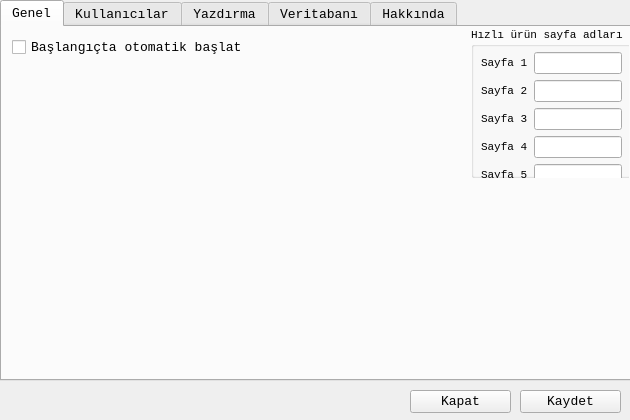
<?xml version="1.0" encoding="UTF-8"?>
<ui version="4.0">
 <class>AyarlarDialog</class>
 <widget class="QDialog" name="AyarlarDialog">
  <property name="geometry">
   <rect>
    <x>0</x>
    <y>0</y>
    <width>630</width>
    <height>420</height>
   </rect>
  </property>
  <property name="minimumSize">
   <size>
    <width>630</width>
    <height>420</height>
   </size>
  </property>
  <property name="maximumSize">
   <size>
    <width>630</width>
    <height>420</height>
   </size>
  </property>
  <property name="font">
   <font>
    <family>Monospace</family>
    <pointsize>10</pointsize>
   </font>
  </property>
  <property name="windowTitle">
   <string>Ayarlar</string>
  </property>
  <widget class="QTabWidget" name="tabWidget">
   <property name="geometry">
    <rect>
     <x>0</x>
     <y>0</y>
     <width>631</width>
     <height>381</height>
    </rect>
   </property>
   <property name="currentIndex">
    <number>0</number>
   </property>
   <widget class="QWidget" name="tabGenel">
    <attribute name="title">
     <string>Genel</string>
    </attribute>
    <widget class="QGroupBox" name="groupBox_5">
     <property name="geometry">
      <rect>
       <x>469</x>
       <y>0</y>
       <width>161</width>
       <height>151</height>
      </rect>
     </property>
     <property name="font">
      <font>
       <family>Monospace</family>
       <pointsize>8</pointsize>
      </font>
     </property>
     <property name="title">
      <string>Hızlı ürün sayfa adları</string>
     </property>
     <widget class="QWidget" name="layoutWidget">
      <property name="geometry">
       <rect>
        <x>10</x>
        <y>25</y>
        <width>141</width>
        <height>136</height>
       </rect>
      </property>
      <layout class="QFormLayout" name="formLayout_2">
       <item row="0" column="0">
        <widget class="QLabel" name="label_15">
         <property name="text">
          <string>Sayfa 1</string>
         </property>
        </widget>
       </item>
       <item row="0" column="1">
        <widget class="QLineEdit" name="sayfalineEdit1">
         <property name="clearButtonEnabled">
          <bool>true</bool>
         </property>
        </widget>
       </item>
       <item row="1" column="0">
        <widget class="QLabel" name="label_22">
         <property name="text">
          <string>Sayfa 2</string>
         </property>
        </widget>
       </item>
       <item row="1" column="1">
        <widget class="QLineEdit" name="sayfalineEdit2">
         <property name="clearButtonEnabled">
          <bool>true</bool>
         </property>
        </widget>
       </item>
       <item row="2" column="0">
        <widget class="QLabel" name="label_23">
         <property name="text">
          <string>Sayfa 3</string>
         </property>
        </widget>
       </item>
       <item row="2" column="1">
        <widget class="QLineEdit" name="sayfalineEdit3">
         <property name="clearButtonEnabled">
          <bool>true</bool>
         </property>
        </widget>
       </item>
       <item row="3" column="0">
        <widget class="QLabel" name="label_24">
         <property name="text">
          <string>Sayfa 4</string>
         </property>
        </widget>
       </item>
       <item row="3" column="1">
        <widget class="QLineEdit" name="sayfalineEdit4">
         <property name="clearButtonEnabled">
          <bool>true</bool>
         </property>
        </widget>
       </item>
       <item row="4" column="0">
        <widget class="QLabel" name="label_25">
         <property name="text">
          <string>Sayfa 5</string>
         </property>
        </widget>
       </item>
       <item row="4" column="1">
        <widget class="QLineEdit" name="sayfalineEdit5">
         <property name="clearButtonEnabled">
          <bool>true</bool>
         </property>
        </widget>
       </item>
      </layout>
     </widget>
    </widget>
    <widget class="QCheckBox" name="otoMhsscheckBox">
     <property name="geometry">
      <rect>
       <x>10</x>
       <y>10</y>
       <width>231</width>
       <height>21</height>
      </rect>
     </property>
     <property name="text">
      <string>Başlangıçta otomatik başlat</string>
     </property>
    </widget>
   </widget>
   <widget class="QWidget" name="tabKullanicilar">
    <attribute name="title">
     <string>Kullanıcılar</string>
    </attribute>
    <widget class="QLabel" name="label">
     <property name="geometry">
      <rect>
       <x>0</x>
       <y>10</y>
       <width>171</width>
       <height>20</height>
      </rect>
     </property>
     <property name="text">
      <string>Kullanıcılar</string>
     </property>
     <property name="alignment">
      <set>Qt::AlignCenter</set>
     </property>
    </widget>
    <widget class="QPushButton" name="YeniPushButton">
     <property name="geometry">
      <rect>
       <x>180</x>
       <y>30</y>
       <width>80</width>
       <height>23</height>
      </rect>
     </property>
     <property name="text">
      <string>Yeni</string>
     </property>
    </widget>
    <widget class="QPushButton" name="DuzenlePushButton">
     <property name="geometry">
      <rect>
       <x>180</x>
       <y>60</y>
       <width>80</width>
       <height>23</height>
      </rect>
     </property>
     <property name="text">
      <string>Düzenle</string>
     </property>
    </widget>
    <widget class="QPushButton" name="SilPushButton">
     <property name="geometry">
      <rect>
       <x>180</x>
       <y>90</y>
       <width>80</width>
       <height>23</height>
      </rect>
     </property>
     <property name="text">
      <string>Sil</string>
     </property>
    </widget>
    <widget class="QGroupBox" name="groupBox">
     <property name="geometry">
      <rect>
       <x>270</x>
       <y>10</y>
       <width>351</width>
       <height>331</height>
      </rect>
     </property>
     <property name="title">
      <string>Kullanıcı Yetkileri</string>
     </property>
     <widget class="QCheckBox" name="KasacheckBox">
      <property name="geometry">
       <rect>
        <x>10</x>
        <y>30</y>
        <width>321</width>
        <height>21</height>
       </rect>
      </property>
      <property name="text">
       <string>Kasa giriş/çıkış yapabilir</string>
      </property>
     </widget>
     <widget class="QCheckBox" name="IadecheckBox">
      <property name="geometry">
       <rect>
        <x>10</x>
        <y>50</y>
        <width>321</width>
        <height>21</height>
       </rect>
      </property>
      <property name="text">
       <string>İade alabilir</string>
      </property>
     </widget>
     <widget class="QCheckBox" name="StokcheckBox">
      <property name="geometry">
       <rect>
        <x>10</x>
        <y>70</y>
        <width>321</width>
        <height>21</height>
       </rect>
      </property>
      <property name="text">
       <string>Stok işlemleri yapabilir</string>
      </property>
     </widget>
    </widget>
    <widget class="QListWidget" name="KullanicilarlistWidget">
     <property name="geometry">
      <rect>
       <x>10</x>
       <y>30</y>
       <width>161</width>
       <height>311</height>
      </rect>
     </property>
    </widget>
   </widget>
   <widget class="QWidget" name="tab">
    <attribute name="title">
     <string>Yazdırma</string>
    </attribute>
    <widget class="QWidget" name="layoutWidget">
     <property name="geometry">
      <rect>
       <x>10</x>
       <y>10</y>
       <width>271</width>
       <height>56</height>
      </rect>
     </property>
     <layout class="QFormLayout" name="formLayout">
      <item row="0" column="0">
       <widget class="QLabel" name="label_2">
        <property name="text">
         <string>Fiş yazıcısı</string>
        </property>
       </widget>
      </item>
      <item row="0" column="1">
       <widget class="QComboBox" name="fisYazicisicomboBox"/>
      </item>
      <item row="1" column="0" colspan="2">
       <widget class="QCheckBox" name="herZamancheckBox">
        <property name="text">
         <string>Her zaman fiş yazdır</string>
        </property>
       </widget>
      </item>
     </layout>
    </widget>
    <widget class="QLabel" name="label_10">
     <property name="geometry">
      <rect>
       <x>292</x>
       <y>40</y>
       <width>102</width>
       <height>25</height>
      </rect>
     </property>
     <property name="text">
      <string>Adres</string>
     </property>
    </widget>
    <widget class="QLineEdit" name="SirketAdilineEdit">
     <property name="geometry">
      <rect>
       <x>370</x>
       <y>10</y>
       <width>251</width>
       <height>25</height>
      </rect>
     </property>
    </widget>
    <widget class="QLineEdit" name="SirketAdreslineEdit">
     <property name="geometry">
      <rect>
       <x>370</x>
       <y>40</y>
       <width>251</width>
       <height>25</height>
      </rect>
     </property>
    </widget>
    <widget class="QLabel" name="label_11">
     <property name="geometry">
      <rect>
       <x>292</x>
       <y>10</y>
       <width>102</width>
       <height>25</height>
      </rect>
     </property>
     <property name="text">
      <string>Şirket adı</string>
     </property>
    </widget>
   </widget>
   <widget class="QWidget" name="tabVeritabani">
    <attribute name="title">
     <string>Veritabanı</string>
    </attribute>
    <widget class="QGroupBox" name="groupBox_2">
     <property name="geometry">
      <rect>
       <x>0</x>
       <y>0</y>
       <width>301</width>
       <height>311</height>
      </rect>
     </property>
     <property name="title">
      <string>Veritabanı Yedekleme</string>
     </property>
     <widget class="QWidget" name="layoutWidget">
      <property name="geometry">
       <rect>
        <x>10</x>
        <y>30</y>
        <width>281</width>
        <height>241</height>
       </rect>
      </property>
      <layout class="QGridLayout" name="gridLayout">
       <item row="5" column="0">
        <widget class="QLabel" name="label_16">
         <property name="text">
          <string>Yedekleme saati</string>
         </property>
        </widget>
       </item>
       <item row="4" column="0">
        <widget class="QLabel" name="label_3">
         <property name="text">
          <string>Yedekleme sıklığı</string>
         </property>
        </widget>
       </item>
       <item row="3" column="0" colspan="3">
        <widget class="QLabel" name="label_17">
         <property name="font">
          <font>
           <family>Monospace</family>
           <pointsize>8</pointsize>
          </font>
         </property>
         <property name="styleSheet">
          <string notr="true">color: rgb(255, 0, 0);</string>
         </property>
         <property name="frameShape">
          <enum>QFrame::NoFrame</enum>
         </property>
         <property name="text">
          <string>Bilgisayarın aktif olduğu saatler içerisinde bir saat seçiniz. Aksi takdirde yedekleme yapılmaz. Aylık yedekleme takip eden her ayın ilk günü yapılır. Haftalık yedekleme takip eden haftanın ilk günü yapılır. Otomatik yedekleme için Crontab kullanır.</string>
         </property>
         <property name="textFormat">
          <enum>Qt::PlainText</enum>
         </property>
         <property name="scaledContents">
          <bool>true</bool>
         </property>
         <property name="alignment">
          <set>Qt::AlignLeading|Qt::AlignLeft|Qt::AlignTop</set>
         </property>
         <property name="wordWrap">
          <bool>true</bool>
         </property>
        </widget>
       </item>
       <item row="1" column="1" colspan="2">
        <widget class="QPushButton" name="KonuSecpushButton">
         <property name="text">
          <string>Seç</string>
         </property>
        </widget>
       </item>
       <item row="2" column="0" colspan="3">
        <widget class="QLabel" name="Konumlabel">
         <property name="text">
          <string/>
         </property>
        </widget>
       </item>
       <item row="0" column="0" colspan="3">
        <widget class="QCheckBox" name="OtomatikYedekcheckBox">
         <property name="text">
          <string>Veritabanını otomatik yedekle</string>
         </property>
        </widget>
       </item>
       <item row="4" column="1" colspan="2">
        <widget class="QComboBox" name="SiklikcomboBox">
         <item>
          <property name="text">
           <string>Günlük</string>
          </property>
         </item>
         <item>
          <property name="text">
           <string>Haftalık</string>
          </property>
         </item>
         <item>
          <property name="text">
           <string>Aylık</string>
          </property>
         </item>
        </widget>
       </item>
       <item row="1" column="0">
        <widget class="QLabel" name="label_20">
         <property name="text">
          <string>Yedekleme konumu</string>
         </property>
        </widget>
       </item>
       <item row="5" column="2">
        <widget class="QComboBox" name="dakikacomboBox">
         <item>
          <property name="text">
           <string>00</string>
          </property>
         </item>
         <item>
          <property name="text">
           <string>01</string>
          </property>
         </item>
         <item>
          <property name="text">
           <string>02</string>
          </property>
         </item>
         <item>
          <property name="text">
           <string>03</string>
          </property>
         </item>
         <item>
          <property name="text">
           <string>04</string>
          </property>
         </item>
         <item>
          <property name="text">
           <string>05</string>
          </property>
         </item>
         <item>
          <property name="text">
           <string>06</string>
          </property>
         </item>
         <item>
          <property name="text">
           <string>07</string>
          </property>
         </item>
         <item>
          <property name="text">
           <string>08</string>
          </property>
         </item>
         <item>
          <property name="text">
           <string>09</string>
          </property>
         </item>
         <item>
          <property name="text">
           <string>10</string>
          </property>
         </item>
         <item>
          <property name="text">
           <string>11</string>
          </property>
         </item>
         <item>
          <property name="text">
           <string>12</string>
          </property>
         </item>
         <item>
          <property name="text">
           <string>13</string>
          </property>
         </item>
         <item>
          <property name="text">
           <string>14</string>
          </property>
         </item>
         <item>
          <property name="text">
           <string>15</string>
          </property>
         </item>
         <item>
          <property name="text">
           <string>16</string>
          </property>
         </item>
         <item>
          <property name="text">
           <string>17</string>
          </property>
         </item>
         <item>
          <property name="text">
           <string>18</string>
          </property>
         </item>
         <item>
          <property name="text">
           <string>19</string>
          </property>
         </item>
         <item>
          <property name="text">
           <string>20</string>
          </property>
         </item>
         <item>
          <property name="text">
           <string>21</string>
          </property>
         </item>
         <item>
          <property name="text">
           <string>22</string>
          </property>
         </item>
         <item>
          <property name="text">
           <string>23</string>
          </property>
         </item>
         <item>
          <property name="text">
           <string>24</string>
          </property>
         </item>
         <item>
          <property name="text">
           <string>25</string>
          </property>
         </item>
         <item>
          <property name="text">
           <string>26</string>
          </property>
         </item>
         <item>
          <property name="text">
           <string>27</string>
          </property>
         </item>
         <item>
          <property name="text">
           <string>28</string>
          </property>
         </item>
         <item>
          <property name="text">
           <string>29</string>
          </property>
         </item>
         <item>
          <property name="text">
           <string>30</string>
          </property>
         </item>
         <item>
          <property name="text">
           <string>31</string>
          </property>
         </item>
         <item>
          <property name="text">
           <string>32</string>
          </property>
         </item>
         <item>
          <property name="text">
           <string>33</string>
          </property>
         </item>
         <item>
          <property name="text">
           <string>34</string>
          </property>
         </item>
         <item>
          <property name="text">
           <string>35</string>
          </property>
         </item>
         <item>
          <property name="text">
           <string>36</string>
          </property>
         </item>
         <item>
          <property name="text">
           <string>37</string>
          </property>
         </item>
         <item>
          <property name="text">
           <string>38</string>
          </property>
         </item>
         <item>
          <property name="text">
           <string>39</string>
          </property>
         </item>
         <item>
          <property name="text">
           <string>40</string>
          </property>
         </item>
         <item>
          <property name="text">
           <string>41</string>
          </property>
         </item>
         <item>
          <property name="text">
           <string>42</string>
          </property>
         </item>
         <item>
          <property name="text">
           <string>43</string>
          </property>
         </item>
         <item>
          <property name="text">
           <string>44</string>
          </property>
         </item>
         <item>
          <property name="text">
           <string>45</string>
          </property>
         </item>
         <item>
          <property name="text">
           <string>46</string>
          </property>
         </item>
         <item>
          <property name="text">
           <string>47</string>
          </property>
         </item>
         <item>
          <property name="text">
           <string>48</string>
          </property>
         </item>
         <item>
          <property name="text">
           <string>49</string>
          </property>
         </item>
         <item>
          <property name="text">
           <string>50</string>
          </property>
         </item>
         <item>
          <property name="text">
           <string>51</string>
          </property>
         </item>
         <item>
          <property name="text">
           <string>52</string>
          </property>
         </item>
         <item>
          <property name="text">
           <string>53</string>
          </property>
         </item>
         <item>
          <property name="text">
           <string>54</string>
          </property>
         </item>
         <item>
          <property name="text">
           <string>55</string>
          </property>
         </item>
         <item>
          <property name="text">
           <string>56</string>
          </property>
         </item>
         <item>
          <property name="text">
           <string>57</string>
          </property>
         </item>
         <item>
          <property name="text">
           <string>58</string>
          </property>
         </item>
         <item>
          <property name="text">
           <string>59</string>
          </property>
         </item>
        </widget>
       </item>
       <item row="5" column="1">
        <widget class="QComboBox" name="SaatcomboBox">
         <item>
          <property name="text">
           <string>00</string>
          </property>
         </item>
         <item>
          <property name="text">
           <string>01</string>
          </property>
         </item>
         <item>
          <property name="text">
           <string>02</string>
          </property>
         </item>
         <item>
          <property name="text">
           <string>03</string>
          </property>
         </item>
         <item>
          <property name="text">
           <string>04</string>
          </property>
         </item>
         <item>
          <property name="text">
           <string>05</string>
          </property>
         </item>
         <item>
          <property name="text">
           <string>06</string>
          </property>
         </item>
         <item>
          <property name="text">
           <string>07</string>
          </property>
         </item>
         <item>
          <property name="text">
           <string>08</string>
          </property>
         </item>
         <item>
          <property name="text">
           <string>09</string>
          </property>
         </item>
         <item>
          <property name="text">
           <string>10</string>
          </property>
         </item>
         <item>
          <property name="text">
           <string>11</string>
          </property>
         </item>
         <item>
          <property name="text">
           <string>12</string>
          </property>
         </item>
         <item>
          <property name="text">
           <string>13</string>
          </property>
         </item>
         <item>
          <property name="text">
           <string>14</string>
          </property>
         </item>
         <item>
          <property name="text">
           <string>15</string>
          </property>
         </item>
         <item>
          <property name="text">
           <string>16</string>
          </property>
         </item>
         <item>
          <property name="text">
           <string>17</string>
          </property>
         </item>
         <item>
          <property name="text">
           <string>18</string>
          </property>
         </item>
         <item>
          <property name="text">
           <string>19</string>
          </property>
         </item>
         <item>
          <property name="text">
           <string>20</string>
          </property>
         </item>
         <item>
          <property name="text">
           <string>21</string>
          </property>
         </item>
         <item>
          <property name="text">
           <string>22</string>
          </property>
         </item>
         <item>
          <property name="text">
           <string>23</string>
          </property>
         </item>
        </widget>
       </item>
      </layout>
     </widget>
    </widget>
    <widget class="QGroupBox" name="groupBox_3">
     <property name="geometry">
      <rect>
       <x>310</x>
       <y>0</y>
       <width>311</width>
       <height>71</height>
      </rect>
     </property>
     <property name="title">
      <string>Veritabanı Geri Yükleme</string>
     </property>
     <widget class="QWidget" name="layoutWidget">
      <property name="geometry">
       <rect>
        <x>10</x>
        <y>30</y>
        <width>291</width>
        <height>27</height>
       </rect>
      </property>
      <layout class="QHBoxLayout" name="horizontalLayout_2">
       <item>
        <widget class="QLabel" name="label_19">
         <property name="text">
          <string>Yedekten</string>
         </property>
        </widget>
       </item>
       <item>
        <widget class="QPushButton" name="GeriYuklepushButton">
         <property name="text">
          <string>Geri yükle</string>
         </property>
        </widget>
       </item>
      </layout>
     </widget>
    </widget>
    <widget class="QWidget" name="layoutWidget_2">
     <property name="geometry">
      <rect>
       <x>10</x>
       <y>310</y>
       <width>281</width>
       <height>31</height>
      </rect>
     </property>
     <layout class="QHBoxLayout" name="horizontalLayout">
      <item>
       <widget class="QLabel" name="label_18">
        <property name="text">
         <string>Elle yedekleme</string>
        </property>
       </widget>
      </item>
      <item>
       <widget class="QPushButton" name="YedeklepushButton">
        <property name="text">
         <string>Yedekle</string>
        </property>
       </widget>
      </item>
     </layout>
    </widget>
    <widget class="QWidget" name="layoutWidget">
     <property name="geometry">
      <rect>
       <x>320</x>
       <y>80</y>
       <width>291</width>
       <height>27</height>
      </rect>
     </property>
     <layout class="QHBoxLayout" name="horizontalLayout_3">
      <item>
       <widget class="QLabel" name="label_21">
        <property name="text">
         <string>Veritabanını sıfırla</string>
        </property>
       </widget>
      </item>
      <item>
       <widget class="QPushButton" name="SifirlapushButton">
        <property name="text">
         <string>Sıfırla</string>
        </property>
       </widget>
      </item>
     </layout>
    </widget>
   </widget>
   <widget class="QWidget" name="tabHakkinda">
    <attribute name="title">
     <string>Hakkında</string>
    </attribute>
    <widget class="QLabel" name="label_4">
     <property name="geometry">
      <rect>
       <x>10</x>
       <y>0</y>
       <width>611</width>
       <height>41</height>
      </rect>
     </property>
     <property name="font">
      <font>
       <family>Monospace</family>
       <pointsize>20</pointsize>
      </font>
     </property>
     <property name="text">
      <string>&lt;a href=&quot;http://mls.akdeniz.edu.tr/git/mamoo/mhss/&quot;&gt;MİLİS HIZLI SATIŞ SİSTEMİ&lt;/a&gt;</string>
     </property>
     <property name="textFormat">
      <enum>Qt::RichText</enum>
     </property>
     <property name="alignment">
      <set>Qt::AlignCenter</set>
     </property>
     <property name="openExternalLinks">
      <bool>true</bool>
     </property>
    </widget>
    <widget class="QLabel" name="label_5">
     <property name="geometry">
      <rect>
       <x>10</x>
       <y>40</y>
       <width>61</width>
       <height>16</height>
      </rect>
     </property>
     <property name="text">
      <string>Lisans:</string>
     </property>
    </widget>
    <widget class="QLabel" name="label_6">
     <property name="geometry">
      <rect>
       <x>70</x>
       <y>40</y>
       <width>61</width>
       <height>16</height>
      </rect>
     </property>
     <property name="text">
      <string>MIT</string>
     </property>
    </widget>
    <widget class="QLabel" name="label_7">
     <property name="geometry">
      <rect>
       <x>10</x>
       <y>60</y>
       <width>101</width>
       <height>16</height>
      </rect>
     </property>
     <property name="text">
      <string>Telif hakkı:</string>
     </property>
    </widget>
    <widget class="QLabel" name="label_8">
     <property name="geometry">
      <rect>
       <x>110</x>
       <y>60</y>
       <width>311</width>
       <height>16</height>
      </rect>
     </property>
     <property name="text">
      <string>2022 Mehmet AKDEMİR &lt;a href=&quot;mailto:bilgi@basat.dev&quot;&gt;bilgi@basat.dev&lt;/a&gt;</string>
     </property>
     <property name="textFormat">
      <enum>Qt::RichText</enum>
     </property>
     <property name="openExternalLinks">
      <bool>true</bool>
     </property>
    </widget>
    <widget class="QGroupBox" name="groupBox_4">
     <property name="geometry">
      <rect>
       <x>0</x>
       <y>180</y>
       <width>621</width>
       <height>161</height>
      </rect>
     </property>
     <property name="title">
      <string>Ek bilgiler</string>
     </property>
     <widget class="QLabel" name="label_12">
      <property name="geometry">
       <rect>
        <x>10</x>
        <y>30</y>
        <width>611</width>
        <height>16</height>
       </rect>
      </property>
      <property name="text">
       <string>Bu proje Milis Linux'un bir parçasıdır. Milis Linux üzerinde geliştirilmiştir.</string>
      </property>
     </widget>
    </widget>
    <widget class="QLabel" name="label_9">
     <property name="geometry">
      <rect>
       <x>6</x>
       <y>150</y>
       <width>611</width>
       <height>31</height>
      </rect>
     </property>
     <property name="font">
      <font>
       <family>Monospace</family>
       <pointsize>18</pointsize>
      </font>
     </property>
     <property name="text">
      <string>&lt;a href=&quot;http://mls.akdeniz.edu.tr/&quot;&gt;MİLİS LİNUX&lt;/a&gt;</string>
     </property>
     <property name="textFormat">
      <enum>Qt::RichText</enum>
     </property>
     <property name="alignment">
      <set>Qt::AlignCenter</set>
     </property>
     <property name="openExternalLinks">
      <bool>true</bool>
     </property>
    </widget>
    <widget class="QLabel" name="label_13">
     <property name="geometry">
      <rect>
       <x>100</x>
       <y>80</y>
       <width>521</width>
       <height>20</height>
      </rect>
     </property>
     <property name="text">
      <string>mamoo, milisarge, sonnakinci41, yasarciv</string>
     </property>
    </widget>
    <widget class="QLabel" name="label_14">
     <property name="geometry">
      <rect>
       <x>10</x>
       <y>80</y>
       <width>91</width>
       <height>21</height>
      </rect>
     </property>
     <property name="text">
      <string>Katkıcılar:</string>
     </property>
    </widget>
   </widget>
  </widget>
  <widget class="QPushButton" name="pushButton">
   <property name="geometry">
    <rect>
     <x>520</x>
     <y>390</y>
     <width>101</width>
     <height>23</height>
    </rect>
   </property>
   <property name="text">
    <string>Kaydet</string>
   </property>
   <property name="icon">
    <iconset resource="images.qrc">
     <normaloff>:/images/ui/check.png</normaloff>:/images/ui/check.png</iconset>
   </property>
  </widget>
  <widget class="QPushButton" name="kapatpushButton">
   <property name="geometry">
    <rect>
     <x>410</x>
     <y>390</y>
     <width>101</width>
     <height>23</height>
    </rect>
   </property>
   <property name="text">
    <string>Kapat</string>
   </property>
   <property name="icon">
    <iconset resource="images.qrc">
     <normaloff>:/images/ui/remove.png</normaloff>:/images/ui/remove.png</iconset>
   </property>
  </widget>
 </widget>
 <resources>
  <include location="images.qrc"/>
 </resources>
 <connections/>
</ui>
